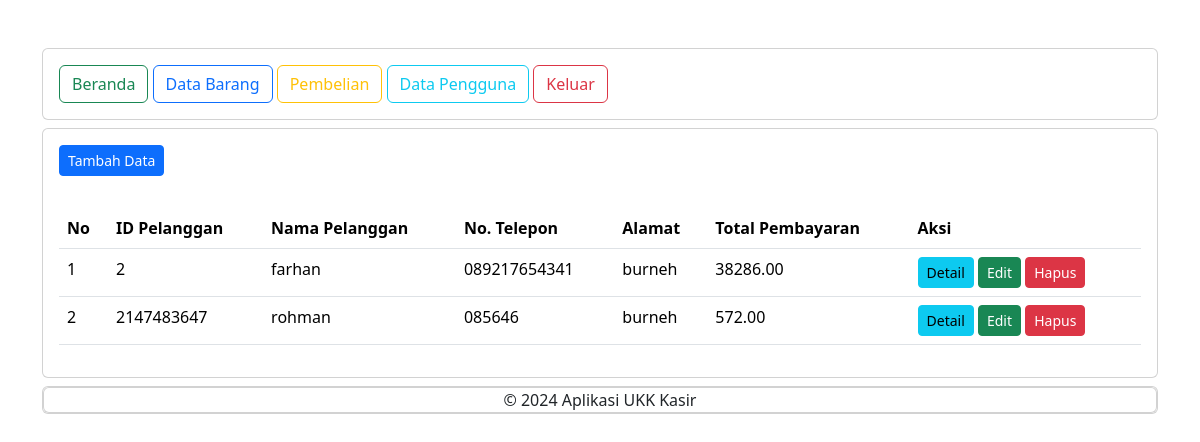
Page /administrator/pembelian.php (signed in) on the committed database.
### tables this page shows
CREATE TABLE `penjualan` (
  `penjualan_id` int(11) UNSIGNED NOT NULL,
  `tanggal_penjualan` date NOT NULL,
  `total_harga` decimal(10,2) NOT NULL,
  `pelanggan_id` int(11) UNSIGNED NOT NULL
);

CREATE TABLE `pelanggan` (
  `pelanggan_id` int(11) UNSIGNED NOT NULL,
  `nama_pelanggan` varchar(25) NOT NULL,
  `alamat` text NOT NULL,
  `nomor_telepon` varchar(25) NOT NULL
);

### administrator/pembelian.php (the view, shortened to what this page needs)
<?php
include '../koneksi.php';
include "header.php";
include "navbar.php";
?>
<div class="card mt-2">
    <div class="card-body">
        <button type="button" class="btn btn-primary btn-sm" data-bs-toggle="modal" data-bs-target="#tambah-data">
            Tambah Data
        </button>
    </div>
    <div class="card-body">
        <table class="table">
            <thead>
                <tr>
                    <th>No</th>
                    <th>ID Pelanggan</th>
                    <th>Nama Pelanggan</th>
                    <th>No. Telepon</th>
                    <th>Alamat</th>
                    <th>Total Pembayaran</th>
                    <th>Aksi</th>
                </tr>
            </thead>
            <tbody>
                <?php
                $no = 1;
                $data = mysqli_query($koneksi, "SELECT * from pelanggan INNER JOIN penjualan ON pelanggan.pelanggan_id=penjualan.pelanggan_id");
                while ($d = mysqli_fetch_array($data)) {
                ?>
                    <tr>
                        <td><?= $no++ ?></td>
                        <td><?= $d['pelanggan_id']; ?></td>
                        <td><?= $d['nama_pelanggan']; ?></td>
                        <td><?= $d['nomor_telepon']; ?></td>
                        <td><?= $d['alamat']; ?></td>
                        <td><?= $d['total_harga']; ?></td>
                        <td>
                            <a href="detail_pembelian.php?pelanggan_id=<?= $d['pelanggan_id'] ?>" class="btn btn-info btn-sm">Detail</a>
                            <button type="button" class="btn btn-success btn-sm" data-bs-toggle="modal" data-bs-target="#edit-data<?= $d['pelanggan_id'] ?>" <?= $d['pelanggan_id']; ?>>
                                Edit
                            </button>
                            <button type="button" class="btn btn-danger btn-sm" data-bs-toggle="modal" data-bs-target="#hapus-data<?= $d['pelanggan_id'] ?>" <?= $d['pelanggan_id']; ?>>
                                Hapus
                            </button>
                        </td>
                    </tr>
                <?php } ?>
            </tbody>
        </table>
    </div>
</div>
<?php
include "footer.php";
?>

### rows in the picture
penjualan: pelanggan "2", pelanggan.nama_pelanggan "farhan", pelanggan.nomor_telepon "089217654341", pelanggan.alamat "burneh", total_harga "38286.00"
penjualan: pelanggan "2147483647", pelanggan.nama_pelanggan "rohman", pelanggan.nomor_telepon "085646", pelanggan.alamat "burneh", total_harga "572.00"
